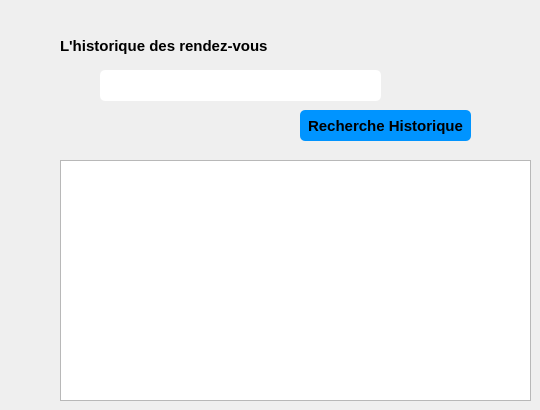
        <widget class="QWidget" name="tab_12">
         <attribute name="title">
          <string>Historique</string>
         </attribute>
         <widget class="QLabel" name="label_41">
          <property name="geometry">
           <rect>
            <x>60</x>
            <y>30</y>
            <width>271</width>
            <height>31</height>
           </rect>
          </property>
          <property name="font">
           <font>
            <pointsize>11</pointsize>
            <weight>75</weight>
            <bold>true</bold>
           </font>
          </property>
          <property name="text">
           <string>L'historique des rendez-vous</string>
          </property>
         </widget>
         <widget class="QLineEdit" name="Recherche_Historique">
          <property name="geometry">
           <rect>
            <x>100</x>
            <y>70</y>
            <width>281</width>
            <height>31</height>
           </rect>
          </property>
          <property name="styleSheet">
           <string notr="true">QLineEdit {
padding: 5px;
border-radius: 5px;

font-weight: bold;
}</string>
          </property>
         </widget>
         <widget class="QTextBrowser" name="rdv_Historique">
          <property name="geometry">
           <rect>
            <x>60</x>
            <y>160</y>
            <width>471</width>
            <height>241</height>
           </rect>
          </property>
          <property name="font">
           <font>
            <pointsize>11</pointsize>
            <weight>75</weight>
            <bold>true</bold>
           </font>
          </property>
         </widget>
         <widget class="QPushButton" name="pushButton_8">
          <property name="geometry">
           <rect>
            <x>300</x>
            <y>110</y>
            <width>171</width>
            <height>31</height>
           </rect>
          </property>
          <property name="font">
           <font>
            <pointsize>11</pointsize>
            <weight>75</weight>
            <bold>true</bold>
           </font>
          </property>
          <property name="styleSheet">
           <string notr="true">QPushButton {
padding: 5px;
border-radius: 5px;
background-color:#0094ff;
font-weight: bold;
}
QPushButton:hover
{
color :white;
}</string>
          </property>
          <property name="text">
           <string>Recherche Historique</string>
          </property>
         </widget>
        </widget>
